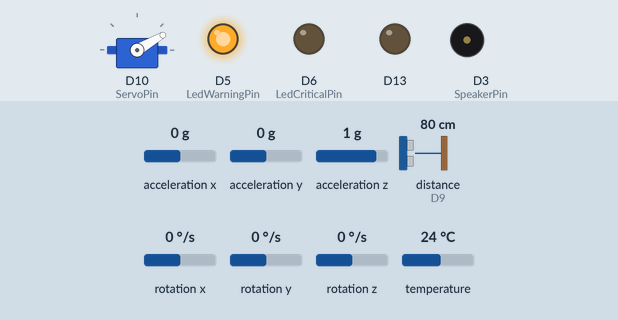
Simulated run of this program. Board: STM32 Nucleo. Shown: servo, output pins drawn as LEDs (lit = HIGH), buzzer (waves = sounding). Wiring (inferred from the names in the program): ultrasonic range finder: trigger D8; echo D9; MCP9808 temperature sensor at I2C address 0x18; MPU-6050 motion sensor at I2C address 0x68. Inputs (shaded band) come from the test bench; at power-on: temperature 24 °C, acceleration x 0 g, acceleration y 0 g, acceleration z 1 g, distance to the obstacle (sensor on D9) 80 cm, rotation x 0 °/s, rotation y 0 °/s, rotation z 0 °/s. The echo pulse lasts 58.3 µs per cm; pins used as bus, display or sensor lines are not drawn; what the program prints to the serial monitor is not drawn.

Above: at 1.8 s.
1.9 s: temperature set to 22.3 °C
At 2.4 s:
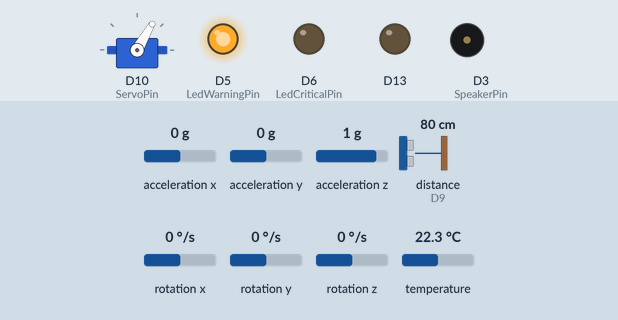
5.4 s: temperature set to 21.3 °C
At 7.32 s:
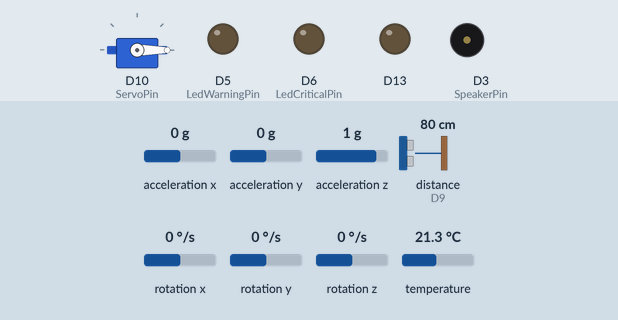
8.9 s: acceleration x set to -0.7 g
12.4 s: acceleration x set to -1 g
At 13.5 s:
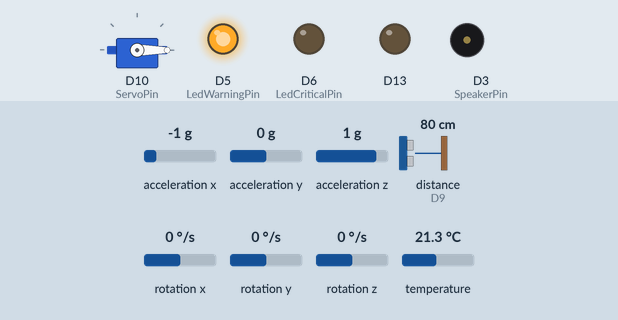
15.9 s: temperature set to 24.5 °C
19.4 s: temperature set to 25.4 °C
At 21.1 s:
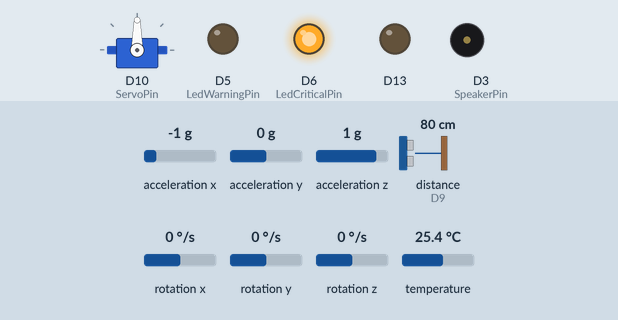
Timing chart, 0 to 26.7 s (numbered marks = the images above; inputs shaded):
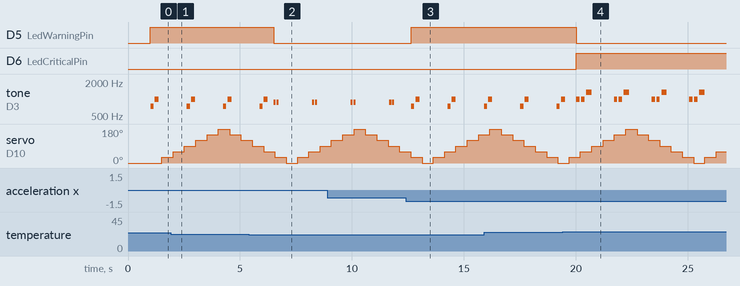

Measured:
- the behaviour switches between 22 and 21.9 °C on temperature (found by bisection; images 1 and 2)
- the behaviour switches between -0.8 and -0.9 g on acceleration x (found by bisection; images 2 and 3)
- the behaviour switches between 24.9 and 25 °C on temperature (found by bisection; images 3 and 4)
- after the input at 5.4 s, D5 (LedWarningPin): HIGH → LOW after 1.1 s
- after the input at 12.4 s, D5 (LedWarningPin): LOW → HIGH after 0.25 s
- after the input at 19.4 s, D5 (LedWarningPin): HIGH → LOW after 0.62 s; D6 (LedCriticalPin): LOW → HIGH after 0.62 s
- by itself, tone on D3 (SpeakerPin): repeats every 1.7 s: 2 × (988 Hz 0.15 s, silent 0.07 s), 1319 Hz 0.24 s, silent 1.0 s

The program:

main.cpp
```cpp
#include <Arduino.h>
#include <Servo.h>
#include <STM32FreeRTOS.h>
#include <Wire.h>

#include "audio/speaker.h"
#include "config.h"
#include "monitor/baby_monitor.h"
#include "sensors/hcsr04.h"
#include "sensors/mcp9808.h"
#include "sensors/mpu6050.h"

namespace {
Mcp9808 tempSensor;
Mpu6050 motionSensor;
HcSr04 distanceSensor;
Speaker speaker;
Servo scanServo;
BabyMonitor monitor;

SensorSnapshot snapshot;
SemaphoreHandle_t snapshotMutex;
volatile bool servoTestRequested = false;
constexpr uint8_t ScanAngles[Config::ServoScanSteps] = {0, 30, 60, 90, 120, 150,
                                                        180, 150, 120, 90, 60, 30};

const __FlashStringHelper* severityName(AlertSeverity severity) {
  switch (severity) {
    case AlertSeverity::Info:
      return F("info");
    case AlertSeverity::Warning:
      return F("warning");
    case AlertSeverity::Critical:
      return F("critical");
    case AlertSeverity::None:
    default:
      return F("none");
  }
}

void printJsonFloat(const char* key, float value, bool comma = true) {
  Serial.print('"');
  Serial.print(key);
  Serial.print(F("\":"));
  if (isnan(value)) {
    Serial.print(F("null"));
  } else {
    Serial.print(value, 3);
  }
  if (comma) {
    Serial.print(',');
  }
}

void printJsonBool(const char* key, bool value, bool comma = true) {
  Serial.print('"');
  Serial.print(key);
  Serial.print(F("\":"));
  Serial.print(value ? F("true") : F("false"));
  if (comma) {
    Serial.print(',');
  }
}

void printEvent(const __FlashStringHelper* event, const __FlashStringHelper* status) {
  Serial.print(F("{\"type\":\"event\",\"event\":\""));
  Serial.print(event);
  Serial.print(F("\",\"status\":\""));
  Serial.print(status);
  Serial.println(F("\"}"));
}

void printTelemetry(const SensorSnapshot& current, const AlertState& alert) {
  Serial.print(F("{\"type\":\"telemetry\","));
  Serial.print(F("\"ms\":"));
  Serial.print(millis());
  Serial.print(',');
  printJsonFloat("temperature_c", current.temperatureC);
  printJsonFloat("distance_cm", current.distanceCm);
  Serial.print(F("\"scan_angle_deg\":"));
  Serial.print(current.scanAngleDeg);
  Serial.print(',');
  Serial.print(F("\"scan_step\":"));
  Serial.print(current.scanStep);
  Serial.print(',');
  Serial.print(F("\"scan_cycle\":"));
  Serial.print(current.scanCycle);
  Serial.print(',');
  printJsonFloat("ax_g", current.axG);
  printJsonFloat("ay_g", current.ayG);
  printJsonFloat("az_g", current.azG);
  printJsonFloat("gx_dps", current.gxDps);
  printJsonFloat("gy_dps", current.gyDps);
  printJsonFloat("gz_dps", current.gzDps);
  printJsonFloat("tilt_deg", current.tiltDeg);
  printJsonBool("presence_detected", current.presenceDetected);
  printJsonBool("distance_changed", current.distanceChanged);
  printJsonBool("scan_cycle_changed", current.scanCycleChanged);
  printJsonBool("tilt_detected", current.tiltDetected);
  printJsonBool("spike_detected", current.spikeDetected);
  Serial.print(F("\"alert_severity\":\""));
  Serial.print(severityName(alert.severity));
  Serial.print(F("\",\"alert_reason\":\""));
  Serial.print(alert.reason);
  Serial.println(F("\"}"));
}

bool commandHas(const String& command, const char* token) {
  return command.indexOf(token) >= 0;
}

AlertSeverity parseSeverity(const String& command) {
  if (commandHas(command, "critical")) {
    return AlertSeverity::Critical;
  }
  if (commandHas(command, "warning")) {
    return AlertSeverity::Warning;
  }
  if (commandHas(command, "info")) {
    return AlertSeverity::Info;
  }
  return AlertSeverity::None;
}

void handleCommand(const String& command) {
  if (command.length() == 0) {
    return;
  }

  if (commandHas(command, "ping")) {
    printEvent(F("pong"), F("ok"));
    return;
  }

  if (commandHas(command, "speaker") || commandHas(command, "beep")) {
    const AlertSeverity severity = parseSeverity(command);
    speaker.play(severity == AlertSeverity::None ? AlertSeverity::Info : severity);
    printEvent(F("speaker"), F("ok"));
    return;
  }

  if (commandHas(command, "servo_test")) {
    servoTestRequested = true;
    printEvent(F("servo_test"), F("queued"));
    return;
  }

  printEvent(F("command"), F("unknown"));
}

template <typename Mutator>
void updateSnapshot(Mutator mutator) {
  if (xSemaphoreTake(snapshotMutex, portMAX_DELAY) == pdTRUE) {
    mutator(snapshot);
    xSemaphoreGive(snapshotMutex);
  }
}

SensorSnapshot copySnapshot() {
  SensorSnapshot copy;
  if (xSemaphoreTake(snapshotMutex, portMAX_DELAY) == pdTRUE) {
    copy = snapshot;
    xSemaphoreGive(snapshotMutex);
  }
  return copy;
}

void tempTask(void*) {
  for (;;) {
    float temperatureC = NAN;
    if (tempSensor.readTemperatureC(temperatureC)) {
      if (temperatureC < -40.0f || temperatureC > 125.0f) {
        vTaskDelay(pdMS_TO_TICKS(Config::TempPeriodMs));
        continue;
      }
      updateSnapshot([&](SensorSnapshot& state) { state.temperatureC = temperatureC; });
    }
    vTaskDelay(pdMS_TO_TICKS(Config::TempPeriodMs));
  }
}

void distanceTask(void*) {
  float previousCycle[Config::ServoScanSteps];
  float currentCycle[Config::ServoScanSteps];
  bool hasPreviousCycle = false;
  uint8_t scanStep = 0;
  uint32_t scanCycle = 0;

  for (uint8_t i = 0; i < Config::ServoScanSteps; ++i) {
    previousCycle[i] = NAN;
    currentCycle[i] = NAN;
  }

  for (;;) {
    if (servoTestRequested) {
      servoTestRequested = false;
      printEvent(F("servo_test"), F("starting"));
      for (uint8_t i = 0; i < Config::ServoScanSteps; ++i) {
        const uint8_t angleDeg = ScanAngles[i];
        scanServo.write(angleDeg);
        updateSnapshot([&](SensorSnapshot& state) {
          state.scanAngleDeg = angleDeg;
          state.scanStep = i;
        });
        vTaskDelay(pdMS_TO_TICKS(Config::ServoSettleMs));
      }
      printEvent(F("servo_test"), F("done"));
    }

    const uint8_t angleDeg = ScanAngles[scanStep];
    scanServo.write(angleDeg);
    vTaskDelay(pdMS_TO_TICKS(Config::ServoSettleMs));

    float distanceCm = NAN;
    if (distanceSensor.readDistanceCm(distanceCm, Config::HcSr04TimeoutUs)) {
      const bool presenceDetected =
          distanceCm >= Config::PresenceMinCm && distanceCm <= Config::PresenceMaxCm;
      currentCycle[scanStep] = distanceCm;
      bool distanceChanged = false;

      if (hasPreviousCycle && !isnan(previousCycle[scanStep]) &&
          fabs(distanceCm - previousCycle[scanStep]) >= Config::DistanceChangeAlertCm) {
        distanceChanged = true;
      }

      updateSnapshot([&](SensorSnapshot& state) {
        state.distanceCm = distanceCm;
        state.scanAngleDeg = angleDeg;
        state.scanStep = scanStep;
        state.scanCycle = scanCycle;
        state.presenceDetected = presenceDetected;
        state.distanceChanged = distanceChanged;
      });
    }

    scanStep++;
    if (scanStep >= Config::ServoScanSteps) {
      bool scanCycleChanged = false;
      if (hasPreviousCycle) {
        for (uint8_t i = 0; i < Config::ServoScanSteps; ++i) {
          if (!isnan(currentCycle[i]) && !isnan(previousCycle[i]) &&
              fabs(currentCycle[i] - previousCycle[i]) >= Config::DistanceChangeAlertCm) {
            scanCycleChanged = true;
            break;
          }
        }
      }

      for (uint8_t i = 0; i < Config::ServoScanSteps; ++i) {
        previousCycle[i] = currentCycle[i];
        currentCycle[i] = NAN;
      }

      hasPreviousCycle = true;
      scanStep = 0;
      scanCycle++;

      updateSnapshot([&](SensorSnapshot& state) {
        state.scanCycle = scanCycle;
        state.scanCycleChanged = scanCycleChanged;
      });
    }

    vTaskDelay(pdMS_TO_TICKS(Config::DistancePeriodMs));
  }
}

void motionTask(void*) {
  for (;;) {
    MotionReading reading;
    if (motionSensor.read(reading, Config::TiltThresholdDeg, Config::SpikeThresholdG)) {
      updateSnapshot([&](SensorSnapshot& state) {
        state.axG = reading.axG;
        state.ayG = reading.ayG;
        state.azG = reading.azG;
        state.gxDps = reading.gxDps;
        state.gyDps = reading.gyDps;
        state.gzDps = reading.gzDps;
        state.tiltDeg = reading.tiltDeg;
        state.tiltDetected = reading.tiltDetected;
        state.spikeDetected = reading.spikeDetected;
      });
    }
    vTaskDelay(pdMS_TO_TICKS(Config::MotionPeriodMs));
  }
}

void monitorTask(void*) {
  AlertSeverity lastSeverity = AlertSeverity::None;
  uint32_t lastAlertMs = 0;
  uint32_t lastTelemetryMs = 0;

  for (;;) {
    const SensorSnapshot current = copySnapshot();
    const AlertState alert = monitor.evaluate(current);

    digitalWrite(Config::LedOkPin, alert.severity == AlertSeverity::None ? HIGH : LOW);
    digitalWrite(Config::LedWarningPin, alert.severity == AlertSeverity::Warning ? HIGH : LOW);
    digitalWrite(Config::LedCriticalPin, alert.severity == AlertSeverity::Critical ? HIGH : LOW);

    const uint32_t nowMs = millis();
    if (nowMs - lastTelemetryMs >= Config::TelemetryPeriodMs) {
      printTelemetry(current, alert);
      lastTelemetryMs = nowMs;
    }

    if (alert.severity == AlertSeverity::None) {
      if (lastSeverity != AlertSeverity::None) {
        speaker.play(AlertSeverity::None);
      }
    } else {
      if (alert.severity != lastSeverity || nowMs - lastAlertMs >= Config::AlertCooldownMs) {
        speaker.play(alert.severity);
        lastAlertMs = nowMs;
      }
    }

    lastSeverity = alert.severity;
    vTaskDelay(pdMS_TO_TICKS(Config::MonitorPeriodMs));
  }
}

void serialCommandTask(void*) {
  String line;
  line.reserve(96);

  for (;;) {
    while (Serial.available() > 0) {
      const char c = static_cast<char>(Serial.read());
      if (c == '\n' || c == '\r') {
        handleCommand(line);
        line = "";
      } else if (line.length() < 160) {
        line += c;
      } else {
        line = "";
        printEvent(F("command"), F("too_long"));
      }
    }
    vTaskDelay(pdMS_TO_TICKS(25));
  }
}
}  // namespace

void setup() {
  Serial.begin(Config::SerialBaud);
  delay(1000);

  pinMode(Config::LedOkPin, OUTPUT);
  pinMode(Config::LedWarningPin, OUTPUT);
  pinMode(Config::LedCriticalPin, OUTPUT);

  Wire.setSDA(Config::I2cSdaPin);
  Wire.setSCL(Config::I2cSclPin);
  Wire.begin();
  Wire.setClock(Config::I2cClockHz);
  speaker.begin(Config::SpeakerPin);
  distanceSensor.begin(Config::HcSr04TrigPin, Config::HcSr04EchoPin);
  scanServo.attach(Config::ServoPin);
  scanServo.write(ScanAngles[0]);

  printEvent(F("boot"), F("starting"));
  printEvent(F("mcp9808"), tempSensor.begin(Config::Mcp9808Address) ? F("ready") : F("missing"));
  printEvent(F("mpu6050"), motionSensor.begin(Config::Mpu6050Address) ? F("ready") : F("missing"));

  snapshotMutex = xSemaphoreCreateMutex();
  xTaskCreate(tempTask, "temp", 256, nullptr, 1, nullptr);
  xTaskCreate(distanceTask, "distance", 256, nullptr, 1, nullptr);
  xTaskCreate(motionTask, "motion", 256, nullptr, 1, nullptr);
  xTaskCreate(monitorTask, "monitor", 512, nullptr, 2, nullptr);
  xTaskCreate(serialCommandTask, "serial", 384, nullptr, 1, nullptr);
  vTaskStartScheduler();
}

void loop() {}
```

speaker.cpp
```cpp
#include "speaker.h"

void Speaker::begin(uint8_t pin) {
  pin_ = pin;
  pinMode(pin_, OUTPUT);
  noTone(pin_);
}

void Speaker::play(AlertSeverity severity) {
  switch (severity) {
    case AlertSeverity::Info:
      toneFor(880, 90);
      delay(40);
      toneFor(880, 90);
      break;
    case AlertSeverity::Warning:
      toneFor(740, 140);
      delay(50);
      toneFor(988, 180);
      break;
    case AlertSeverity::Critical:
      toneFor(988, 150);
      delay(70);
      toneFor(988, 150);
      delay(70);
      toneFor(1319, 240);
      break;
    case AlertSeverity::None:
      noTone(pin_);
      break;
  }
}

void Speaker::toneFor(uint16_t frequency, uint16_t durationMs) {
  tone(pin_, frequency, durationMs);
  delay(durationMs);
  noTone(pin_);
}
```

speaker.h
```cpp
#pragma once

#include <Arduino.h>

#include "../monitor/baby_monitor.h"

class Speaker {
 public:
  void begin(uint8_t pin);
  void play(AlertSeverity severity);

 private:
  void toneFor(uint16_t frequency, uint16_t durationMs);

  uint8_t pin_ = 0;
};
```

baby_monitor.cpp
```cpp
#include "baby_monitor.h"

#include "../config.h"

AlertState BabyMonitor::evaluate(const SensorSnapshot& snapshot) const {
  AlertState state;

  if (!isnan(snapshot.temperatureC)) {
    if (snapshot.temperatureC >= Config::TempCriticalC) {
      state = maxSeverity(state, {AlertSeverity::Critical, "temperature critical"});
    } else if (snapshot.temperatureC >= Config::TempWarningC) {
      state = maxSeverity(state, {AlertSeverity::Warning, "temperature warm"});
    }
  }

  if (snapshot.spikeDetected) {
    state = maxSeverity(state, {AlertSeverity::Warning, "movement spike"});
  }

  if (snapshot.tiltDetected) {
    state = maxSeverity(state, {AlertSeverity::Warning, "tilt detected"});
  }

  if (snapshot.distanceChanged) {
    state = maxSeverity(state, {AlertSeverity::Info, "distance changed"});
  }

  if (snapshot.scanCycleChanged) {
    state = maxSeverity(state, {AlertSeverity::Info, "scan cycle changed"});
  }

  if (!snapshot.presenceDetected && !isnan(snapshot.distanceCm)) {
    state = maxSeverity(state, {AlertSeverity::Info, "presence zone clear"});
  }

  return state;
}

AlertState BabyMonitor::maxSeverity(AlertState current, AlertState candidate) {
  return static_cast<uint8_t>(candidate.severity) > static_cast<uint8_t>(current.severity)
             ? candidate
             : current;
}
```

baby_monitor.h
```cpp
#pragma once

#include <Arduino.h>

enum class AlertSeverity : uint8_t {
  None = 0,
  Info = 1,
  Warning = 2,
  Critical = 3,
};

struct SensorSnapshot {
  float temperatureC = NAN;
  float distanceCm = NAN;
  uint8_t scanAngleDeg = 0;
  uint8_t scanStep = 0;
  uint32_t scanCycle = 0;
  float axG = NAN;
  float ayG = NAN;
  float azG = NAN;
  float gxDps = NAN;
  float gyDps = NAN;
  float gzDps = NAN;
  float tiltDeg = NAN;
  bool presenceDetected = false;
  bool distanceChanged = false;
  bool scanCycleChanged = false;
  bool tiltDetected = false;
  bool spikeDetected = false;
};

struct AlertState {
  AlertSeverity severity = AlertSeverity::None;
  const char* reason = "normal";
};

class BabyMonitor {
 public:
  AlertState evaluate(const SensorSnapshot& snapshot) const;

 private:
  static AlertState maxSeverity(AlertState current, AlertState candidate);
};
```

hcsr04.cpp
```cpp
#include "hcsr04.h"

void HcSr04::begin(uint8_t trigPin, uint8_t echoPin) {
  trigPin_ = trigPin;
  echoPin_ = echoPin;
  pinMode(trigPin_, OUTPUT);
  pinMode(echoPin_, INPUT);
  digitalWrite(trigPin_, LOW);
}

bool HcSr04::readDistanceCm(float& distanceCm, uint32_t timeoutUs) {
  digitalWrite(trigPin_, LOW);
  delayMicroseconds(2);
  digitalWrite(trigPin_, HIGH);
  delayMicroseconds(10);
  digitalWrite(trigPin_, LOW);

  const unsigned long durationUs = pulseIn(echoPin_, HIGH, timeoutUs);
  if (durationUs == 0) {
    return false;
  }

  distanceCm = static_cast<float>(durationUs) * 0.0343f / 2.0f;
  return true;
}
```

hcsr04.h
```cpp
#pragma once

#include <Arduino.h>

class HcSr04 {
 public:
  void begin(uint8_t trigPin, uint8_t echoPin);
  bool readDistanceCm(float& distanceCm, uint32_t timeoutUs);

 private:
  uint8_t trigPin_ = 0;
  uint8_t echoPin_ = 0;
};
```

mcp9808.cpp
```cpp
#include "mcp9808.h"

namespace {
constexpr uint8_t RegisterManufacturerId = 0x06;
constexpr uint8_t RegisterAmbientTemp = 0x05;
constexpr uint16_t ExpectedManufacturerId = 0x0054;

bool read16(TwoWire& wire, uint8_t address, uint8_t reg, uint16_t& value) {
  wire.beginTransmission(address);
  wire.write(reg);
  if (wire.endTransmission(false) != 0) {
    return false;
  }

  if (wire.requestFrom(address, static_cast<uint8_t>(2)) != 2) {
    return false;
  }

  value = static_cast<uint16_t>(wire.read()) << 8;
  value |= static_cast<uint16_t>(wire.read());
  return true;
}
}  // namespace

Mcp9808::Mcp9808(TwoWire& wire) : wire_(wire) {}

bool Mcp9808::begin(uint8_t address) {
  address_ = address;
  uint16_t manufacturerId = 0;
  return read16(wire_, address_, RegisterManufacturerId, manufacturerId) &&
         manufacturerId == ExpectedManufacturerId;
}

bool Mcp9808::readTemperatureC(float& temperatureC) {
  uint16_t raw = 0;
  if (!read16(wire_, address_, RegisterAmbientTemp, raw)) {
    return false;
  }

  raw &= 0x1FFF;
  temperatureC = (raw & 0x1000) ? 256.0f - static_cast<float>(raw & 0x0FFF) / 16.0f
                               : static_cast<float>(raw) / 16.0f;
  return true;
}
```

mcp9808.h
```cpp
#pragma once

#include <Arduino.h>
#include <Wire.h>

class Mcp9808 {
 public:
  explicit Mcp9808(TwoWire& wire = Wire);
  bool begin(uint8_t address);
  bool readTemperatureC(float& temperatureC);

 private:
  TwoWire& wire_;
  uint8_t address_ = 0;
};
```

mpu6050.h
```cpp
#pragma once

#include <Arduino.h>
#include <Wire.h>

struct MotionReading {
  float axG = 0;
  float ayG = 0;
  float azG = 0;
  float gxDps = 0;
  float gyDps = 0;
  float gzDps = 0;
  float tiltDeg = 0;
  bool tiltDetected = false;
  bool spikeDetected = false;
};

class Mpu6050 {
 public:
  explicit Mpu6050(TwoWire& wire = Wire);
  bool begin(uint8_t address);
  bool read(MotionReading& reading, float tiltThresholdDeg, float spikeThresholdG);

 private:
  bool writeRegister(uint8_t reg, uint8_t value);
  bool readRegisters(uint8_t reg, uint8_t* data, size_t length);

  TwoWire& wire_;
  uint8_t address_ = 0;
};
```

Source omitted: mpu6050.cpp (2553 bytes), config.h (1463 bytes)
